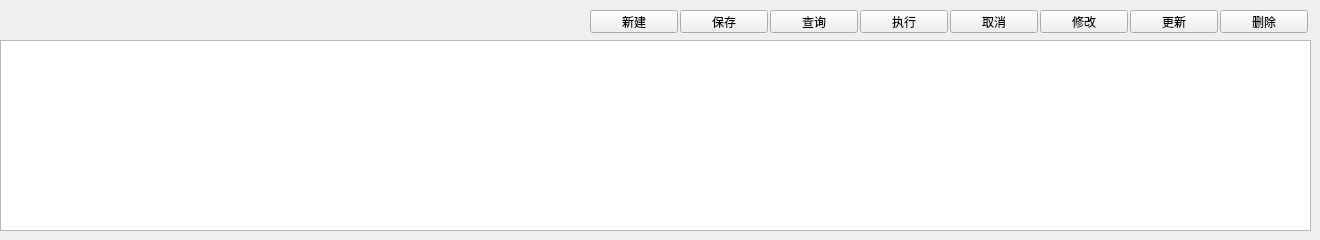
    <widget class="QWidget" name="Mtab_Purchase_Notice">
     <attribute name="title">
      <string>采购提醒</string>
     </attribute>
     <widget class="QTableWidget" name="tbw_Purchase_Notice">
      <property name="geometry">
       <rect>
        <x>0</x>
        <y>40</y>
        <width>1311</width>
        <height>191</height>
       </rect>
      </property>
     </widget>
     <widget class="QPushButton" name="pbtn_Purchase_Notice_Delete">
      <property name="geometry">
       <rect>
        <x>1220</x>
        <y>10</y>
        <width>88</width>
        <height>23</height>
       </rect>
      </property>
      <property name="text">
       <string>删除</string>
      </property>
     </widget>
     <widget class="QPushButton" name="pbtn_Purchase_Notice_Update">
      <property name="geometry">
       <rect>
        <x>1130</x>
        <y>10</y>
        <width>88</width>
        <height>23</height>
       </rect>
      </property>
      <property name="text">
       <string>更新</string>
      </property>
     </widget>
     <widget class="QPushButton" name="pbtn_Purchase_Notice_Modify">
      <property name="geometry">
       <rect>
        <x>1040</x>
        <y>10</y>
        <width>88</width>
        <height>23</height>
       </rect>
      </property>
      <property name="text">
       <string>修改</string>
      </property>
     </widget>
     <widget class="QPushButton" name="pbtn_Purchase_Notice_Run">
      <property name="geometry">
       <rect>
        <x>860</x>
        <y>10</y>
        <width>88</width>
        <height>23</height>
       </rect>
      </property>
      <property name="text">
       <string>执行</string>
      </property>
     </widget>
     <widget class="QPushButton" name="pbtn_Purchase_Notice_Cancel">
      <property name="geometry">
       <rect>
        <x>950</x>
        <y>10</y>
        <width>88</width>
        <height>23</height>
       </rect>
      </property>
      <property name="text">
       <string>取消</string>
      </property>
     </widget>
     <widget class="QPushButton" name="pbtn_Purchase_Notice_New">
      <property name="geometry">
       <rect>
        <x>590</x>
        <y>10</y>
        <width>88</width>
        <height>23</height>
       </rect>
      </property>
      <property name="text">
       <string>新建</string>
      </property>
     </widget>
     <widget class="QPushButton" name="pbtn_Purchase_Notice_Query">
      <property name="geometry">
       <rect>
        <x>770</x>
        <y>10</y>
        <width>88</width>
        <height>23</height>
       </rect>
      </property>
      <property name="text">
       <string>查询</string>
      </property>
     </widget>
     <widget class="QPushButton" name="pbtn_Purchase_Notice_Save">
      <property name="geometry">
       <rect>
        <x>680</x>
        <y>10</y>
        <width>88</width>
        <height>23</height>
       </rect>
      </property>
      <property name="text">
       <string>保存</string>
      </property>
     </widget>
    </widget>
